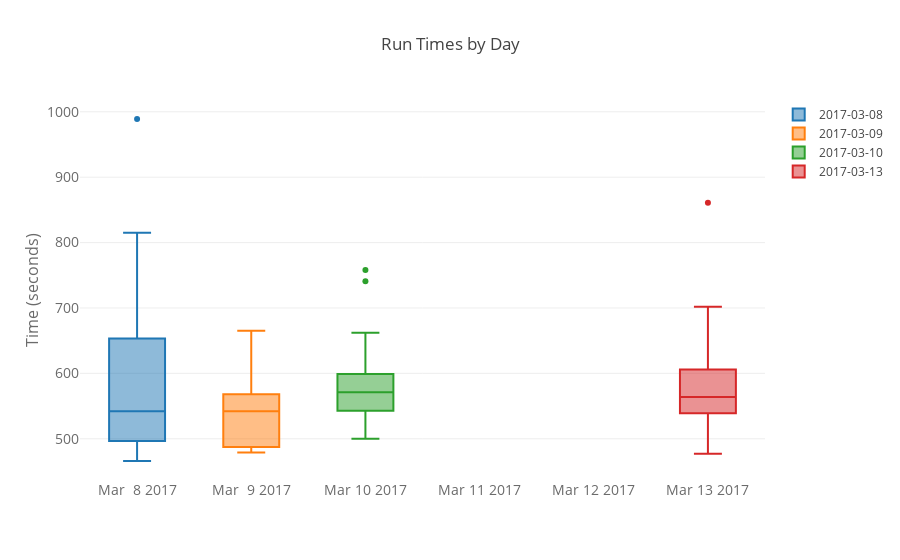

Notebook source saved alongside this figure:
### Code cell
layout = pogo.Layout(
    title='Run Times by Day',
    xaxis=dict(
        tickformat = "%b %e %Y",
        tickfont=dict(
            size=14,
            color='rgb(107, 107, 107)'
        )
    ),
    yaxis=dict(
        title='Time (seconds)',
        titlefont=dict(
            size=16,
            color='rgb(107, 107, 107)'
        ),
        tickfont=dict(
            size=14,
            color='rgb(107, 107, 107)'
        )
    ),
)

dt_fig = pogo.Figure(data=data_times, layout=layout)
iplot(dt_fig)

### Figure 1 — Plotly figure (JSON) as saved in the notebook; plotly's stock layout.template omitted (floating-point values rounded to 4 significant figures)
{"data": [{"name": "2017-03-08", "type": "box", "y": [503.0, 526, 696, 560, 466.0, 549, 478.0, 542, 989.0, 815, 509.0, 639, 471.0]}, {"name": "2017-03-09", "type": "box", "y": [489.0, 615, 506.0, 545, 483.0, 665, 532, 561, 558, 483.0, 542, 479.0, 590]}, {"name": "2017-03-10", "type": "box", "y": [571, 537, 545, 523, 555, 578, 577, 500.0, 662, 758, 549, 573, 741]}, {"name": "2017-03-13", "type": "box", "y": [545, 580, 524, 551, 606, 528, 673, 702, 553, 575, 598, 861, 477.0, 539]}], "layout": {"title": "Run Times by Day", "xaxis": {"tickfont": {"color": "rgb(107, 107, 107)", "size": 14}, "tickformat": "%b %e %Y"}, "yaxis": {"tickfont": {"color": "rgb(107, 107, 107)", "size": 14}, "title": "Time (seconds)", "titlefont": {"color": "rgb(107, 107, 107)", "size": 16}}}}
